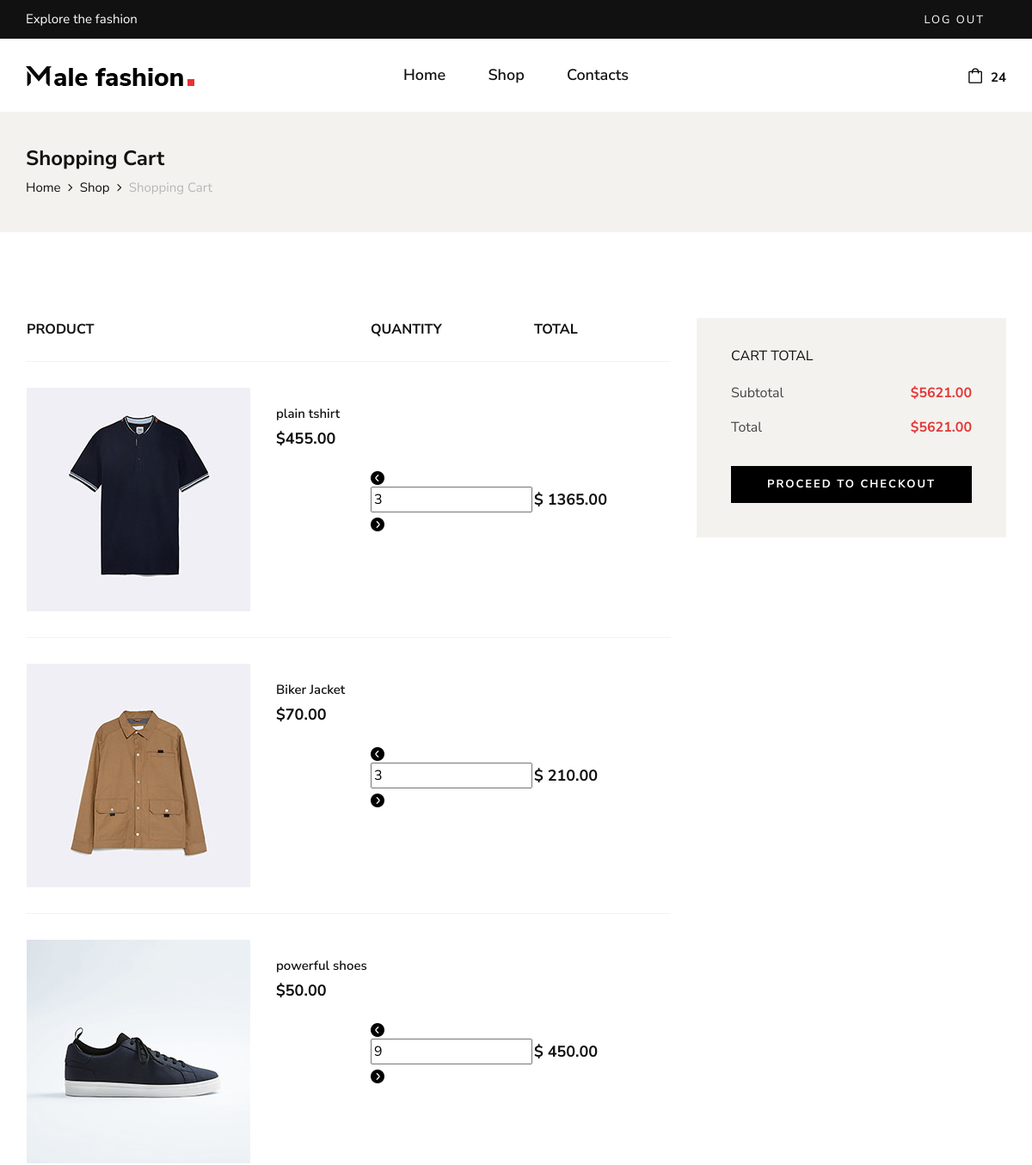
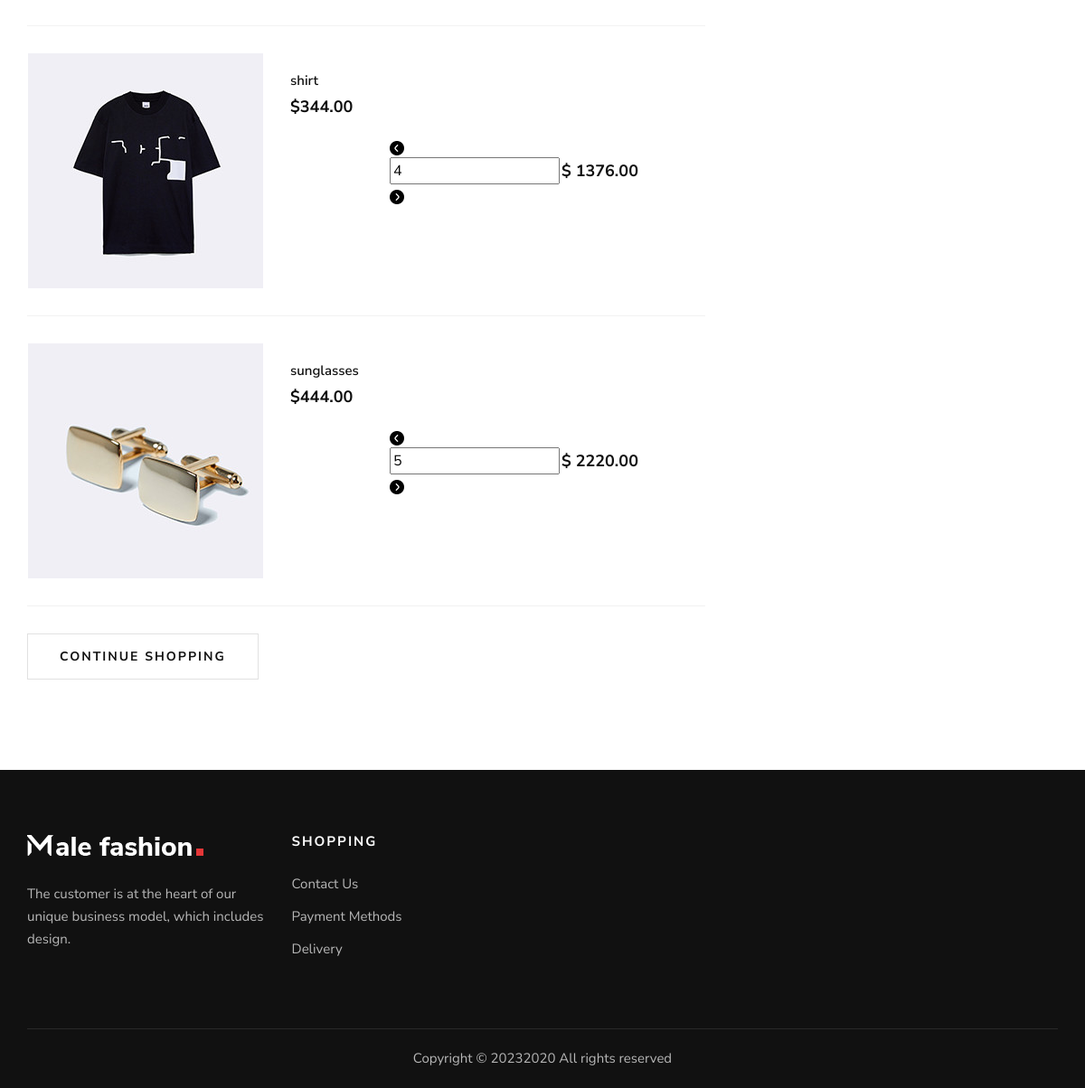
/cart_summary/ (signed in), run on the app's committed database (2 pictures, top to bottom).
### store/models.py (models this page shows, shortened)
class OrderItem(models.Model):
    product = models.ForeignKey(Product, on_delete=models.CASCADE)
    order = models.ForeignKey(Order, on_delete=models.SET_NULL, null=True)
    quantity = models.IntegerField(default=1)
    date_added = models.DateField(default=datetime.datetime.today)
    @property
    def get_total(self):
        total = self.product.price * self.quantity
        return total

class Product(models.Model):
    name = models.CharField(max_length=100)
    price = models.DecimalField(default=0,decimal_places=2,max_digits=6)
    category= models.ForeignKey(Category, on_delete=models.CASCADE, default=1)
    description = models.CharField(max_length=250, default='', blank =True, null=True)
    image = models.ImageField(upload_to = 'uploads/product/')
    is_sale = models.BooleanField(default= True)
    sale_price = models.DecimalField(default=0,decimal_places=2,max_digits=6)

class Order(models.Model):
    customer = models.ForeignKey(Customer, on_delete=models.SET_NULL, null=True, blank=True)
    date_ordered = models.DateTimeField(default=timezone.now, blank=True)
    complete = models.BooleanField(default=False)
    transaction_id = models.CharField(max_length=100, null=True)
    @property
    def get_cart_total(self):
        items = self.orderitem_set.all()
        total = sum([item.product.price * item.quantity for item in items])
        return total
    @property
    def get_cart_items(self):
        items = self.orderitem_set.all()
        total = sum([item.quantity for item in items])
        return total

### store/views.py (the view)
# urls.py: path('cart_summary/',views.cart_summary, name ="cart_summary"),
@login_required(login_url='login')
def cart_summary(request):
    if request.user.is_authenticated:
        customer = request.user.customer
        order, created = Order.objects.get_or_create(customer=customer, complete=False)
        items = order.orderitem_set.all()
        cartItems = order.get_cart_items
    else:
        items = []
    context = {'items':items, 'order':order, 'cartItems':cartItems}
    return render(request, 'cart_summary.html', context)

### store/templates/cart_summary.html (shortened to what this page needs)
{% extends 'main.html' %}
{% load static %}
{% block content %}
    <section class="breadcrumb-option">
        <div class="container">
            <div class="row">
                <div class="col-lg-12">
                    <div class="breadcrumb__text">
                        <h4>Shopping Cart</h4>
                        <div class="breadcrumb__links">
                            <a href="{% url 'home' %}">Home</a>
                            <a href="{% url 'shop' %}">Shop</a>
                            <span>Shopping Cart</span>
                        </div>
                    </div>
                </div>
            </div>
        </div>
    </section>
    <section class="shopping-cart spad">
        <div class="container">
            <div class="row">
                <div class="col-lg-8">
                    <div class="shopping__cart__table">
                        <table>
                            <thead>
                                <tr>
                                    <th>Product</th>
                                    <th>Quantity</th>
                                    <th>Total</th>
                                    <th></th>
                                </tr>
                            </thead>
                            <tbody>
                                {% for item in items %}
                                <tr>
                                    <td class="product__cart__item">
                                        <div class="product__cart__item__pic">
                                            <img src="{{ item.product.image.url }}" alt="">
                                        </div>
                                        <div class="product__cart__item__text">
                                            <h6>{{ item.product.name }}</h6>
                                            <h5>${{ item.product.price }}</h5>
                                        </div>
                                    </td>
                                    <td class="quantity__item">
                                        <div class="quantity">
                                            <div  class="pro-qty-5">
                                                <img data-product={{item.product.id}} data-action="remove" class="chg-quantity update-cart" src="{% static 'img/left.png' %}">
                                                <input type="text" value="{{item.quantity}}">
                                                <img data-product={{item.product.id}} data-action="add" class="chg-quantity update-cart" src="{% static 'img/right.png' %}">
                                            </div>
                                        </div>
                                    </td>
                                    <td class="cart__price">$ {{item.get_total}}</td>
                                </tr>
                                {% endfor %}
                            </tbody>
                        </table>
                    </div>
                    <div class="row">
                        <div class="col-lg-6 col-md-6 col-sm-6">
                            <div class="continue__btn">
                                <a href="{% url 'shop' %}">Continue Shopping</a>
                            </div>
                        </div>
                        <div class="col-lg-6 col-md-6 col-sm-6">
                        </div>
                    </div>
                </div>
                <div class="col-lg-4">
                    <div class="cart__total">
                        <h6>Cart total</h6>
                        <ul>
                            <li>Subtotal <span>${{order.get_cart_total}}</span></li>
                            <li>Total <span>${{order.get_cart_total}}</span></li>
                        </ul>
                        <a href="{% url 'checkout' %}" class="primary-btn">Proceed to checkout</a>
                    </div>
                </div>
            </div>
        </div>
    </section>
  {% endblock %}

### static/css/style.css (style rules this page uses)
html, body { height: 100%; font-family: "Nunito Sans", sans-serif; -webkit-font-smoothing: antialiased; }
h1, h2, h3, h4, h5, h6 { margin: 0; color: #111111; font-weight: 400; font-family: "Nunito Sans", sans-serif; }
h4 { font-size: 24px; }
h5 { font-size: 18px; }
h6 { font-size: 16px; }
img { max-width: 100%; }
ul, ol { padding: 0; margin: 0; }
.spad { padding-top: 100px; padding-bottom: 100px; }
.primary-btn { display: inline-block; font-size: 13px; font-weight: 700; text-transform: uppercase; padding: 14px 30px; color: #ffffff; background: #000000; letter-spacing: 4px; }
.breadcrumb-option { background: #f3f2ee; padding: 40px 0; }
.breadcrumb__text h4 { color: #111111; font-weight: 700; margin-bottom: 8px; }
.breadcrumb__links a { font-size: 15px; color: #111111; margin-right: 18px; display: inline-block; position: relative; }
.breadcrumb__links a:after { position: absolute; right: -14px; top: 0; content: ""; font-family: "FontAwesome"; }
.breadcrumb__links span { font-size: 15px; color: #b7b7b7; display: inline-block; }
.shopping__cart__table { margin-bottom: 30px; }
.shopping__cart__table table { width: 100%; }
.shopping__cart__table table thead { border-bottom: 1px solid #f2f2f2; }
.shopping__cart__table table thead tr th { color: #111111; font-size: 16px; font-weight: 700; text-transform: uppercase; padding-bottom: 25px; }
.shopping__cart__table table tbody tr { border-bottom: 1px solid #f2f2f2; }
.shopping__cart__table table tbody tr td { padding-bottom: 30px; padding-top: 30px; }
.shopping__cart__table table tbody tr td.product__cart__item { width: 400px; }
.shopping__cart__table table tbody tr td.product__cart__item .product__cart__item__pic { float: left; margin-right: 30px; }
.shopping__cart__table table tbody tr td.product__cart__item .product__cart__item__text { overflow: hidden; padding-top: 21px; }
.shopping__cart__table table tbody tr td.product__cart__item .product__cart__item__text h6 { color: #111111; font-size: 15px; font-weight: 600; margin-bottom: 10px; }
.shopping__cart__table table tbody tr td.product__cart__item .product__cart__item__text h5 { color: #0d0d0d; font-weight: 700; }
.shopping__cart__table table tbody tr td.quantity__item { width: 175px; }
.shopping__cart__table table tbody tr td.cart__price { color: #111111; font-size: 18px; font-weight: 700; width: 140px; }
.continue__btn a { color: #111111; font-size: 14px; font-weight: 700; letter-spacing: 2px; text-transform: uppercase; border: 1px solid #e1e1e1; padding: 14px 35px; display: inline-block; }
.cart__total { background: #f3f2ee; padding: 35px 40px 40px; }
.cart__total h6 { color: #111111; text-transform: uppercase; margin-bottom: 12px; }
.cart__total ul { margin-bottom: 25px; }
.cart__total ul li { list-style: none; font-size: 16px; color: #444444; line-height: 40px; overflow: hidden; }
.cart__total ul li span { font-weight: 700; color: #e53637; float: right; }
.cart__total .primary-btn { display: block; padding: 12px 10px; text-align: center; letter-spacing: 2px; }
@media only screen and (min-width: 1200px) { .container { max-width: 1170px; } }

### data on the page
OrderItem: product.image (picture), product.name "plain tshirt", product.price "455.00", quantity "3", get_total "1365.00"
OrderItem: product.image (picture), product.name "Biker Jacket", product.price "70.00", quantity "3", get_total "210.00"
OrderItem: product.image (picture), product.name "powerful shoes", product.price "50.00", quantity "9", get_total "450.00"
OrderItem: product.image (picture), product.name "shirt", product.price "344.00", quantity "4", get_total "1376.00"
OrderItem: product.image (picture), product.name "sunglasses", product.price "444.00", quantity "5", get_total "2220.00"
Order: get_cart_total "5621.00"

### other printed values
{{ cartItems }} "24"
